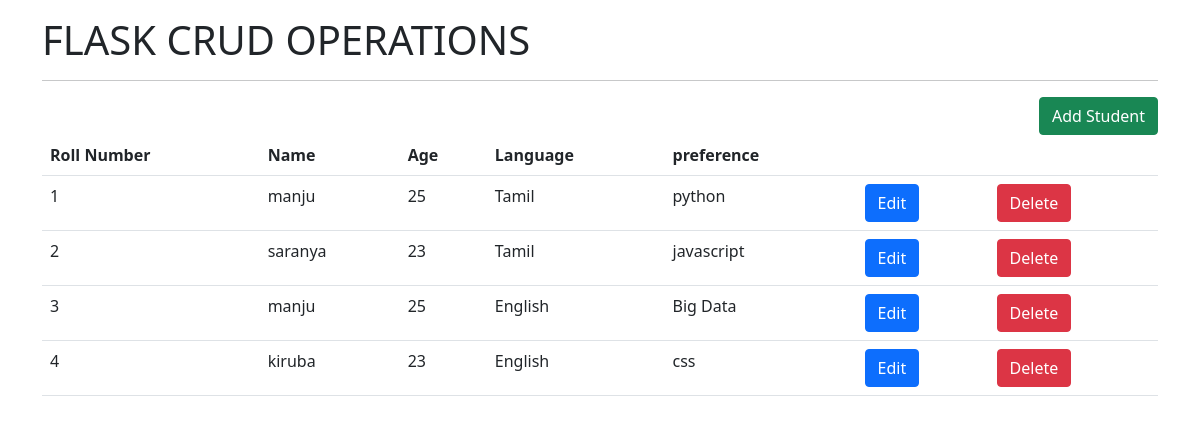
The page / on the database its author committed.
### tables this page shows
CREATE TABLE "student" (
	"Id"	INTEGER,
	"Name"	TEXT,
	"Age"	INTEGER,
	"Language"	TEXT,
	"Preference"	INTEGER,
	PRIMARY KEY("Id" AUTOINCREMENT)
);

### app.py (the view)
@app.route("/")
def home():
    conn = sql.connect("user.db")
    conn.row_factory = sql.Row
    cur = conn.cursor()
    cur.execute("select * from student")
    data = cur.fetchall()
    return render_template("index.html", datas=data)

### templates/index.html
{%extends "base.html"%}
{%block body%}
    <h1>FLASK CRUD OPERATIONS</h1>
    <hr>
    <div style="justify-content:right; text-align: right;">
    <a href="{{url_for('add_user')}}" class="btn btn-success">Add Student</a>
    </div>
    <table class="table table-border">
        <tr>
        <th>Roll Number</th>
        <th>Name</th>
        <th>Age</th>
        <th>Language</th>
        <th>preference</th>
        <th></th>
        <th></th>
        </tr>
        {%for row in datas%}
        <tr>
            <td>{{loop.index}}</td>
            <td>{{row.NAME}}</td>
            <td>{{row.AGE}}</td>
            <td>{{row.LANGUAGE}}</td>
            <td>{{row.PREFERENCE}}</td>
            <td><a href="{{url_for('edit_user', id=row.id)}}" class="btn btn-primary">Edit</a></td>
            <td><a href="{{url_for('delete_user', id=row.id)}}" class="btn btn-danger" onclick=" return confirm('Are you sure you want to Delete?')">Delete</a></td>
        </tr>
        {% endfor %}
    </table>
{% endblock body %}

### templates/base.html (shortened to what this page needs)
<!doctype html>
<html lang="en">
  <head>
    <link href="https://cdn.jsdelivr.net/npm/bootstrap@5.1.3/dist/css/bootstrap.min.css" rel="stylesheet">
  </head>
  <body>
        <div class="container pt-3">
            {% block body %}
            {% endblock body %}
        </div>
  </body>
</html>

### rows shown on the page
student: NAME "manju", AGE "25", LANGUAGE "Tamil", PREFERENCE "python"
student: NAME "saranya", AGE "23", LANGUAGE "Tamil", PREFERENCE "javascript"
student: NAME "manju", AGE "25", LANGUAGE "English", PREFERENCE "Big Data"
student: NAME "kiruba", AGE "23", LANGUAGE "English", PREFERENCE "css"
